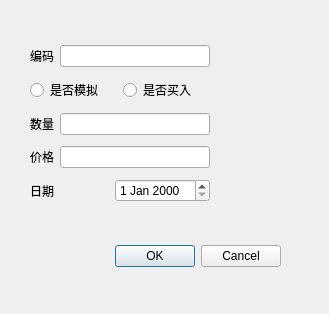
<?xml version="1.0" encoding="UTF-8"?>
<ui version="4.0">
 <class>HoldingChangeDialog</class>
 <widget class="QDialog" name="HoldingChangeDialog">
  <property name="geometry">
   <rect>
    <x>0</x>
    <y>0</y>
    <width>329</width>
    <height>314</height>
   </rect>
  </property>
  <property name="windowTitle">
   <string>Dialog</string>
  </property>
  <widget class="QDialogButtonBox" name="buttonBox">
   <property name="geometry">
    <rect>
     <x>-60</x>
     <y>240</y>
     <width>341</width>
     <height>32</height>
    </rect>
   </property>
   <property name="orientation">
    <enum>Qt::Horizontal</enum>
   </property>
   <property name="standardButtons">
    <set>QDialogButtonBox::Cancel|QDialogButtonBox::Ok</set>
   </property>
  </widget>
  <widget class="QWidget" name="layoutWidget">
   <property name="geometry">
    <rect>
     <x>30</x>
     <y>40</y>
     <width>180</width>
     <height>170</height>
    </rect>
   </property>
   <layout class="QVBoxLayout" name="verticalLayout">
    <item>
     <layout class="QHBoxLayout" name="horizontalLayout_2">
      <item>
       <widget class="QLabel" name="ts_code_l">
        <property name="text">
         <string>编码</string>
        </property>
       </widget>
      </item>
      <item>
       <widget class="QLineEdit" name="ts_code"/>
      </item>
     </layout>
    </item>
    <item>
     <layout class="QHBoxLayout" name="horizontalLayout">
      <item>
       <widget class="QRadioButton" name="is_real">
        <property name="text">
         <string>是否模拟</string>
        </property>
       </widget>
      </item>
      <item>
       <widget class="QRadioButton" name="is_buy">
        <property name="text">
         <string>是否买入</string>
        </property>
       </widget>
      </item>
     </layout>
    </item>
    <item>
     <layout class="QHBoxLayout" name="horizontalLayout_3">
      <item>
       <widget class="QLabel" name="ope_num_l">
        <property name="text">
         <string>数量</string>
        </property>
       </widget>
      </item>
      <item>
       <widget class="QLineEdit" name="ope_num"/>
      </item>
     </layout>
    </item>
    <item>
     <layout class="QHBoxLayout" name="horizontalLayout_4">
      <item>
       <widget class="QLabel" name="price_l">
        <property name="text">
         <string>价格</string>
        </property>
       </widget>
      </item>
      <item>
       <widget class="QLineEdit" name="price"/>
      </item>
     </layout>
    </item>
    <item>
     <layout class="QHBoxLayout" name="horizontalLayout_5">
      <item>
       <widget class="QLabel" name="ope_data_l">
        <property name="text">
         <string>日期</string>
        </property>
       </widget>
      </item>
      <item>
       <widget class="QDateEdit" name="ope_date"/>
      </item>
     </layout>
    </item>
   </layout>
  </widget>
 </widget>
 <resources/>
 <connections>
  <connection>
   <sender>buttonBox</sender>
   <signal>accepted()</signal>
   <receiver>HoldingChangeDialog</receiver>
   <slot>accept()</slot>
   <hints>
    <hint type="sourcelabel">
     <x>248</x>
     <y>254</y>
    </hint>
    <hint type="destinationlabel">
     <x>157</x>
     <y>274</y>
    </hint>
   </hints>
  </connection>
  <connection>
   <sender>buttonBox</sender>
   <signal>rejected()</signal>
   <receiver>HoldingChangeDialog</receiver>
   <slot>reject()</slot>
   <hints>
    <hint type="sourcelabel">
     <x>316</x>
     <y>260</y>
    </hint>
    <hint type="destinationlabel">
     <x>286</x>
     <y>274</y>
    </hint>
   </hints>
  </connection>
 </connections>
</ui>
